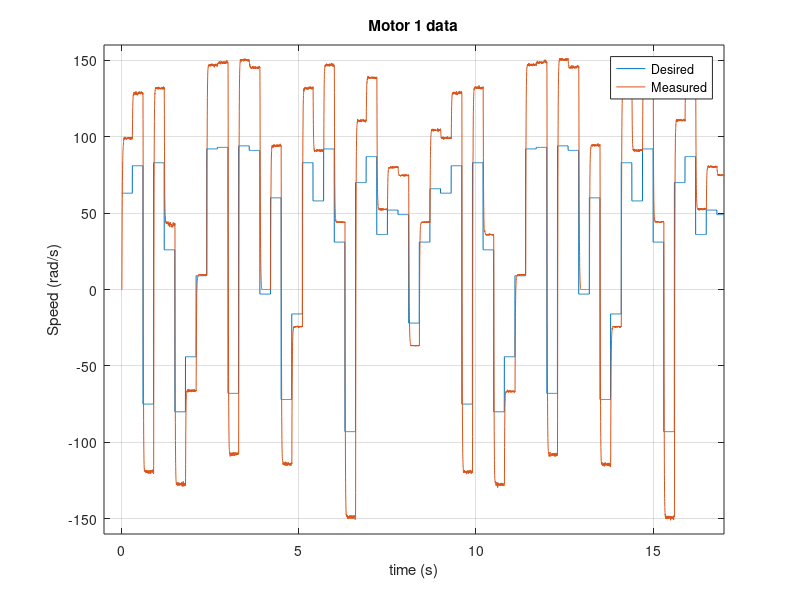
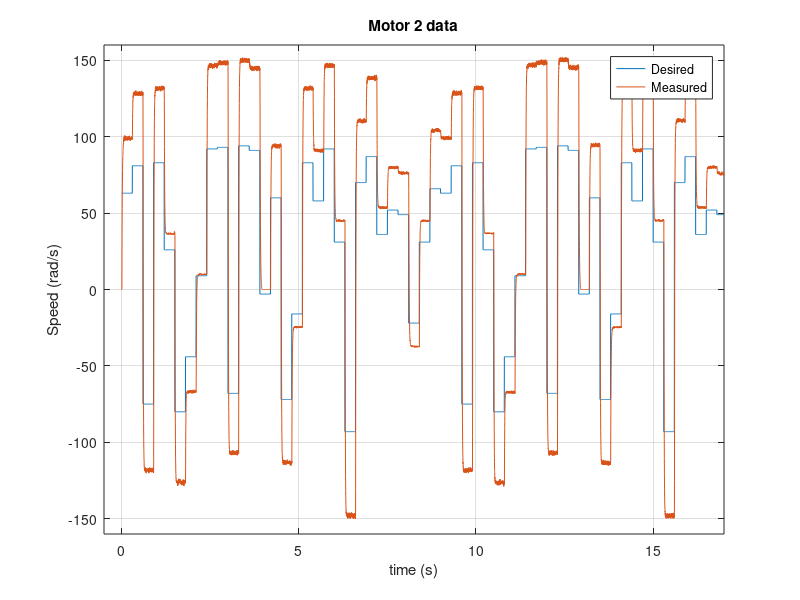

Write the MATLAB code that produced these figures, in order.
clear all
close all
data = csvread('vss-24-09-2022.csv');

i = length(data);
l =  i - 1;
tlength = l / 500;
t = 0:0.002:tlength;
IN = data([1:i],1);
M1 = data([1:i],2);
M2 = data([1:i],3);

%% Motor 1
plot(t, IN);
hold on
grid on
plot(t, M1);
title('Motor 1 data')
xlabel('time (s)') 
ylabel('Speed (rad/s)') 
xlim([-0.5 17])
ylim([-160 160])
legend({'Desired','Measured'},'Location','northeast')
%% Motor 2
figure;
plot(t, IN);
hold on
grid on
plot(t, M2);
title('Motor 2 data')
xlabel('time (s)') 
ylabel('Speed (rad/s)') 
xlim([-0.5 17])
ylim([-160 160])
legend({'Desired','Measured'},'Location','northeast')

%% Id data
motor1_300ms = iddata(M1, IN, 0.002);
motor2_300ms = iddata(M2, IN, 0.002);

motor1_300ms.TimeUnit = 'seconds';
motor1_300ms.InputName = 'input';
motor1_300ms.InputUnit = '%duty cycle';
motor1_300ms.OutputName = 'output';
motor1_300ms.OutputUnit = 'rad/s';
%plot(motor1_300ms)
motor2_300ms.TimeUnit = 'seconds';
motor2_300ms.InputName = 'input';
motor2_300ms.InputUnit = '%duty cycle';
motor2_300ms.OutputName = 'output';
motor2_300ms.OutputUnit = 'rad/s';
%plot(motor1_300ms)